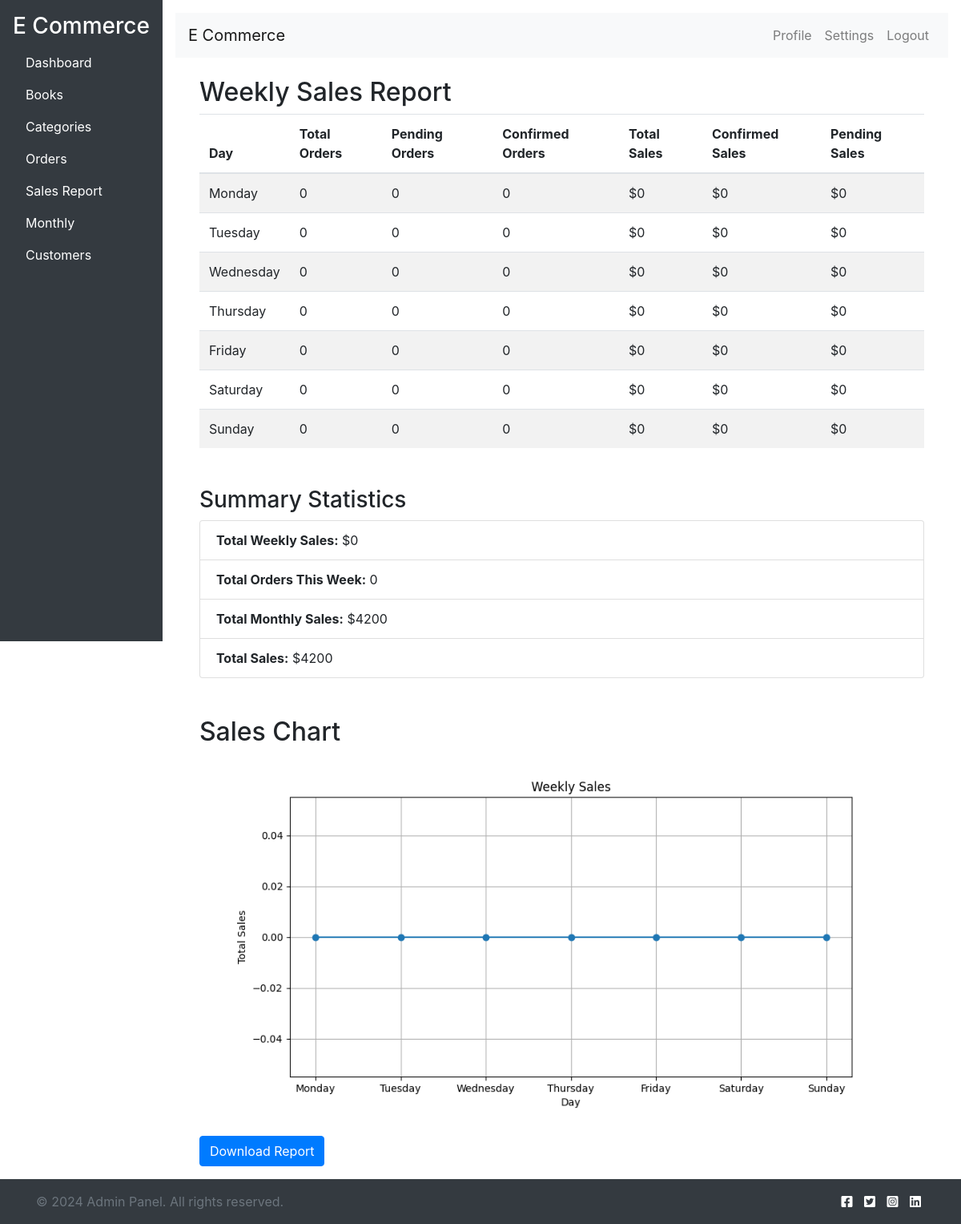
Screenshot of /sales_report/ with the database file from the repository.
### bookstore/models.py (models this page shows)
class Order(models.Model):
    user = models.ForeignKey(User, on_delete=models.CASCADE)
    total_amount = models.DecimalField(max_digits=10, decimal_places=2)
    created_at = models.DateTimeField(auto_now_add=True)
    address_line1 = models.CharField(max_length=255, null=True, default=None, blank=True  )
    address_line2 = models.CharField(max_length=255, blank=True, null=True,default=None)
    city = models.CharField(max_length=100,null=True, default=None, blank=True)
    state = models.CharField(max_length=100,null=True, default=None, blank=True)
    zip_code = models.CharField(max_length=20, default = 411033)
    is_confirmed = models.BooleanField(default=False)
    tracking_number = models.CharField(max_length=100, blank=True, null=True)

### bookstore/views.py (the view, shortened to what this page needs)
# urls.py: path('sales_report/', SalesReportView.as_view(), name='sales_report'),
class SalesReportView(View):
    template_name = 'sales_report.html'
    def get(self, request):
        today = timezone.now()
        start_of_week = today - timezone.timedelta(days=today.weekday())
        end_of_week = start_of_week + timezone.timedelta(days=6)
        weekly_data = []
        total_weekly_sales = 0
        total_orders_this_week = 0
        for i in range(7):
            day = start_of_week + timezone.timedelta(days=i)
            day_orders = Order.objects.filter(created_at__date=day.date())
            confirmed_orders = day_orders.filter(is_confirmed=True)
            pending_orders = day_orders.filter(is_confirmed=False)
            daily_sales = day_orders.aggregate(Sum('total_amount'))['total_amount__sum'] or 0
            confirmed_sales = confirmed_orders.aggregate(Sum('total_amount'))['total_amount__sum'] or 0
            pending_sales = pending_orders.aggregate(Sum('total_amount'))['total_amount__sum'] or 0
            weekly_data.append({
                'day': day.strftime('%A'),
                'total_orders': day_orders.count(),
                'pending_orders': pending_orders.count(),
                'confirmed_orders': confirmed_orders.count(),
                'total_sales': daily_sales,
                'confirmed_sales': confirmed_sales,
                'pending_sales': pending_sales
            })
            total_weekly_sales += daily_sales
            total_orders_this_week += day_orders.count()
        start_of_month = today.replace(day=1)
        end_of_month = start_of_month + timezone.timedelta(days=31)  # Assuming a maximum of 31 days in a month
        monthly_sales = Order.objects.filter(created_at__range=[start_of_month, end_of_month]).aggregate(Sum('total_amount'))['total_amount__sum'] or 0
        total_sales = Order.objects.aggregate(Sum('total_amount'))['total_amount__sum'] or 0
        days = [data['day'] for data in weekly_data]
        sales = [data['total_sales'] for data in weekly_data]
        plt.figure(figsize=(10, 5))
        plt.plot(days, sales, marker='o')
        plt.title('Weekly Sales')
        plt.xlabel('Day')
        plt.ylabel('Total Sales')
        plt.grid(True)
        buf = io.BytesIO()
        plt.savefig(buf, format='png')
        buf.seek(0)
        image_base64 = base64.b64encode(buf.getvalue()).decode('utf-8')
        buf.close()
        if 'download' in request.GET and request.GET.get('format') == 'pdf':
            return self.get_pdf(request, weekly_data, total_weekly_sales, total_orders_this_week, monthly_sales, total_sales)
        context = {
            'weekly_data': weekly_data,
            'weekly_sales_chart': image_base64,
            'total_weekly_sales': total_weekly_sales,
            'total_orders_this_week': total_orders_this_week,
            'total_monthly_sales': monthly_sales,
            'total_sales': total_sales,
        }
        return render(request, self.template_name, context)

### templates/sales_report.html (shortened to what this page needs)
{% extends 'admin_base.html' %}
{% block body %}
<div class="container mt-4">
    <h2>Weekly Sales Report</h2>
    <table class="table table-striped">
        <thead>
            <tr>
                <th>Day</th>
                <th>Total Orders</th>
                <th>Pending Orders</th>
                <th>Confirmed Orders</th>
                <th>Total Sales</th>
                <th>Confirmed Sales</th>
                <th>Pending Sales</th>
            </tr>
        </thead>
        <tbody>
            {% for data in weekly_data %}
            <tr>
                <td>{{ data.day }}</td>
                <td>{{ data.total_orders }}</td>
                <td>{{ data.pending_orders }}</td>
                <td>{{ data.confirmed_orders }}</td>
                <td>${{ data.total_sales }}</td>
                <td>${{ data.confirmed_sales }}</td>
                <td>${{ data.pending_sales }}</td>
            </tr>
            {% endfor %}
        </tbody>
    </table>
    <div class="mt-5">
        <h3>Summary Statistics</h3>
        <ul class="list-group">
            <li class="list-group-item">
                <strong>Total Weekly Sales:</strong> ${{ total_weekly_sales }}
            </li>
            <li class="list-group-item">
                <strong>Total Orders This Week:</strong> {{ total_orders_this_week }}
            </li>
            <li class="list-group-item">
                <strong>Total Monthly Sales:</strong> ${{ total_monthly_sales }}
            </li>
            <li class="list-group-item">
                <strong>Total Sales:</strong> ${{ total_sales }}
            </li>
        </ul>
    </div>
    <h2 class="mt-5">Sales Chart</h2>
    <img alt="Weekly Sales Chart" class="img-fluid">
    <a href="{% url 'download_sales_report' %}" class="btn btn-primary mt-4">Download Report</a>
</div>
{% endblock %}

### rows the page displays
Order: day "Monday", total_orders "0", pending_orders "0", confirmed_orders "0", total_sales "0", confirmed_sales "0", pending_sales "0", day "Tuesday", day "Wednesday", day "Thursday", day "Friday", day "Saturday", day "Sunday"

### other values shown
{{ total_weekly_sales }} "0"
{{ total_orders_this_week }} "0"
{{ total_monthly_sales }} "4200"
{{ total_sales }} "4200"
